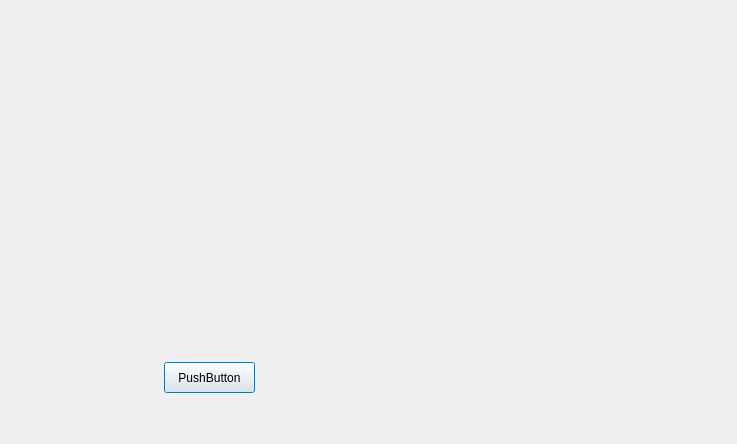
<?xml version="1.0" encoding="UTF-8"?>
<ui version="4.0">
 <class>cReportWindow</class>
 <widget class="QDialog" name="cReportWindow">
  <property name="geometry">
   <rect>
    <x>0</x>
    <y>0</y>
    <width>737</width>
    <height>444</height>
   </rect>
  </property>
  <property name="windowTitle">
   <string>Dialog</string>
  </property>
  <widget class="QWidget" name="verticalLayoutWidget">
   <property name="geometry">
    <rect>
     <x>10</x>
     <y>10</y>
     <width>681</width>
     <height>331</height>
    </rect>
   </property>
   <layout class="QVBoxLayout" name="verticalLayoutReport"/>
  </widget>
  <widget class="QPushButton" name="pushButtonRefreshReport">
   <property name="geometry">
    <rect>
     <x>164</x>
     <y>362</y>
     <width>91</width>
     <height>31</height>
    </rect>
   </property>
   <property name="text">
    <string>PushButton</string>
   </property>
  </widget>
 </widget>
 <resources/>
 <connections/>
</ui>
